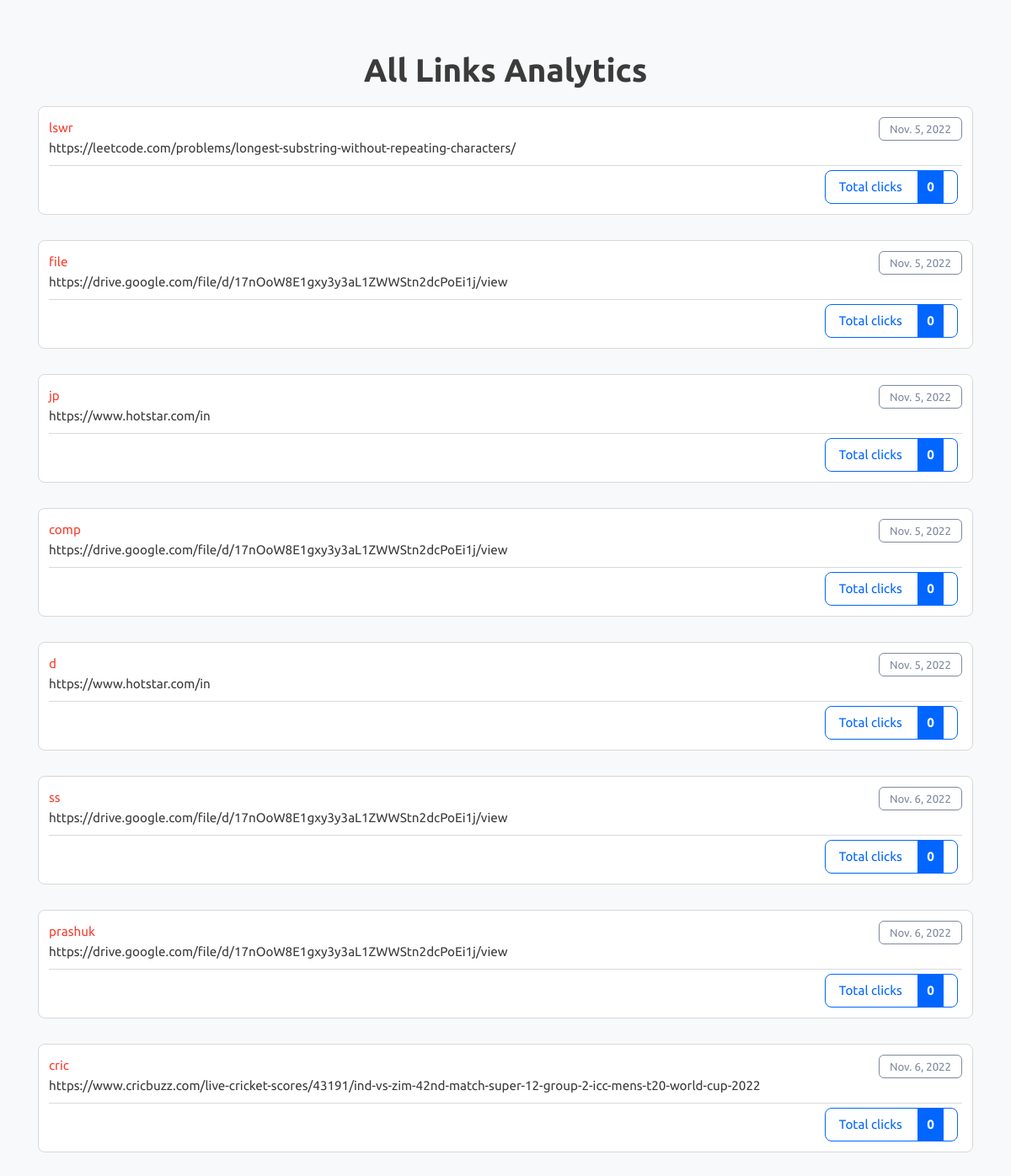
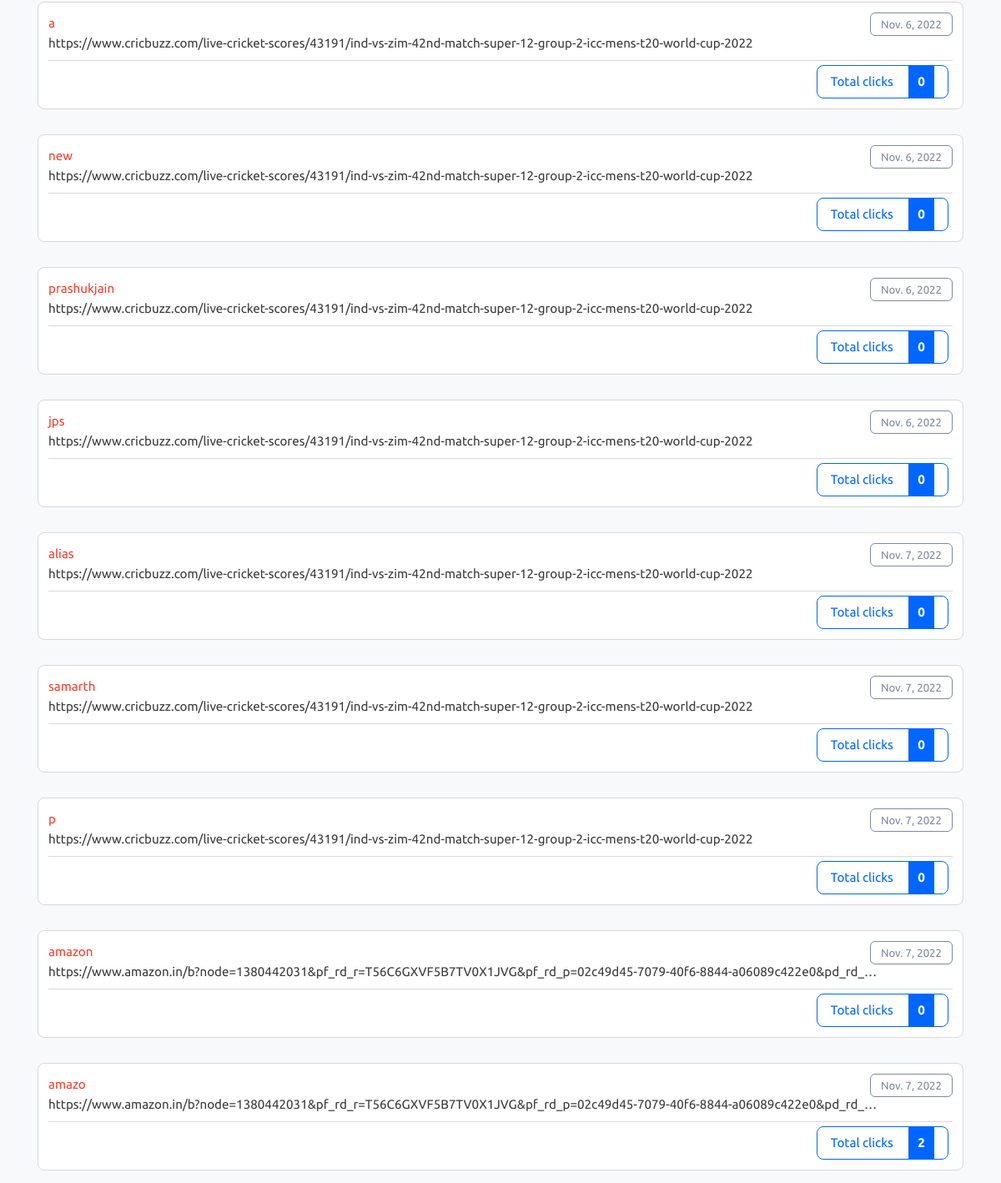
The app's page /analytics with its own data (2 pictures, top to bottom).
### url_shortner/models.py (models this page shows)
class LongtoShort(models.Model):
    long_url=models.URLField(max_length=500)
    custom_url=models.CharField(max_length=50,unique=True)
    created_date=models.DateField(auto_now_add=True)
    visit_count=models.IntegerField(default=0)

### url_shortner/views.py (the view)
# urls.py: path('analytics',views.analytics),
def analytics(request):
    rows=LongtoShort.objects.all()
    context={
        "rows":rows
    }
    return render(request,"analytics.html",context)

### url_shortner/templates/analytics.html (shortened to what this page needs)
{% load static %}
<!DOCTYPE html>
<html lang="en" class="">
<head>
	<link rel="stylesheet" href="{% static 'bootstrap.min.css' %}" type="text/css" media="screen">
	<link rel="stylesheet" href="{% static 'style.css' %}" type="text/css" media="screen">
</head>
<body class="pace-done lout_stats30">
	<main id="content" role="main" class="wyniki wyniki_all">
		<div class="container">
			<div class="row">
				<div class="col-12 page_log_in mt-0">
					<h2 class="h1" style="text-align: center;">All Links Analytics</h2>
				</div>
				{% for obj in rows %}
				<div class="url_options url_stats_o" id="1">
					<p class="data_link">{{ obj.created_date }}</p>
					<p class="url_link">
						{{ obj.long_url }}
					</p>
					<p id="link" class="link_element">
						<a href="/redirect/{{ obj.custom_name }}" class="short_url_l" target="blank">
							{{ obj.custom_url }}</a>
					</p>
					<div class="stats_total btn-cutt click_stats btn_norm">
						<div>Total clicks <strong class="allClicks">{{ obj.visit_count }}</strong></div>
					</div>
				</div>
				{% endfor %}
			</div>
		</div>
	</main>
</body>
</html>

### records on screen
LongtoShort: created_date "Nov. 5, 2022", long_url "https://leetcode.com/problems/longest-substring-without-repeating-characters/", custom_url "lswr", visit_count "0"
LongtoShort: created_date "Nov. 5, 2022", long_url "https://drive.google.com/file/d/17nOoW8E1gxy3y3aL1ZWWStn2dcPoEi1j/view", custom_url "file", visit_count "0"
LongtoShort: created_date "Nov. 5, 2022", long_url "https://www.hotstar.com/in", custom_url "jp", visit_count "0"
LongtoShort: created_date "Nov. 5, 2022", long_url "https://drive.google.com/file/d/17nOoW8E1gxy3y3aL1ZWWStn2dcPoEi1j/view", custom_url "comp", visit_count "0"
LongtoShort: created_date "Nov. 5, 2022", long_url "https://www.hotstar.com/in", custom_url "d", visit_count "0"
LongtoShort: created_date "Nov. 6, 2022", long_url "https://drive.google.com/file/d/17nOoW8E1gxy3y3aL1ZWWStn2dcPoEi1j/view", custom_url "ss", visit_count "0"
LongtoShort: created_date "Nov. 6, 2022", long_url "https://drive.google.com/file/d/17nOoW8E1gxy3y3aL1ZWWStn2dcPoEi1j/view", custom_url "prashuk", visit_count "0"
LongtoShort: created_date "Nov. 6, 2022", long_url "https://www.cricbuzz.com/live-cricket-scores/43191/ind-vs-zim-42nd-match-super-12-group-2-icc-mens-t20-world-cup-2022", custom_url "cric", visit_count "0"
LongtoShort: created_date "Nov. 6, 2022", long_url "https://www.cricbuzz.com/live-cricket-scores/43191/ind-vs-zim-42nd-match-super-12-group-2-icc-mens-t20-world-cup-2022", custom_url "a", visit_count "0"
LongtoShort: created_date "Nov. 6, 2022", long_url "https://www.cricbuzz.com/live-cricket-scores/43191/ind-vs-zim-42nd-match-super-12-group-2-icc-mens-t20-world-cup-2022", custom_url "new", visit_count "0"
LongtoShort: created_date "Nov. 6, 2022", long_url "https://www.cricbuzz.com/live-cricket-scores/43191/ind-vs-zim-42nd-match-super-12-group-2-icc-mens-t20-world-cup-2022", custom_url "prashukjain", visit_count "0"
LongtoShort: created_date "Nov. 6, 2022", long_url "https://www.cricbuzz.com/live-cricket-scores/43191/ind-vs-zim-42nd-match-super-12-group-2-icc-mens-t20-world-cup-2022", custom_url "jps", visit_count "0"
LongtoShort: created_date "Nov. 7, 2022", long_url "https://www.cricbuzz.com/live-cricket-scores/43191/ind-vs-zim-42nd-match-super-12-group-2-icc-mens-t20-world-cup-2022", custom_url "alias", visit_count "0"
LongtoShort: created_date "Nov. 7, 2022", long_url "https://www.cricbuzz.com/live-cricket-scores/43191/ind-vs-zim-42nd-match-super-12-group-2-icc-mens-t20-world-cup-2022", custom_url "samarth", visit_count "0"
LongtoShort: created_date "Nov. 7, 2022", long_url "https://www.cricbuzz.com/live-cricket-scores/43191/ind-vs-zim-42nd-match-super-12-group-2-icc-mens-t20-world-cup-2022", custom_url "p", visit_count "0"
LongtoShort: created_date "Nov. 7, 2022", long_url "https://www.amazon.in/b?node=1380442031&pf_rd_r=T56C6GXVF5B7TV0X1JVG&pf_rd_p=02c49d45-7079-40f6-8844-a06089c422e0&pd_rd_…", custom_url "amazon", visit_count "0"
LongtoShort: created_date "Nov. 7, 2022", long_url "https://www.amazon.in/b?node=1380442031&pf_rd_r=T56C6GXVF5B7TV0X1JVG&pf_rd_p=02c49d45-7079-40f6-8844-a06089c422e0&pd_rd_…", custom_url "amazo", visit_count "2"
